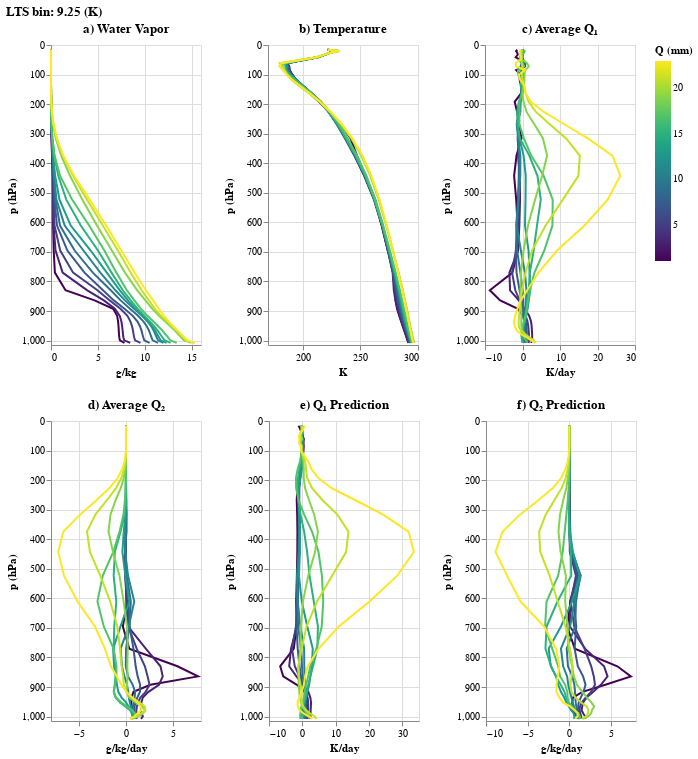

Notebook source saved alongside this figure:
### Markdown cell above
The apparent heating and moistening for Q=22 mm, but varying LTS.

### Code cell
ds = binned.isel(lts_bins=3)

chart = plot_line_by_key_altair(ds, 'path', c_title='Q (mm)',
                 title_fn=lambda x: f'LTS bin: {x.lts_bins.item()} (K)',
                 cmap='viridis', c_sort="ascending")
chart.save("vary_q.svg")
chart

### Figure 1 — Vega-Lite specification as saved in the notebook (floating-point values rounded to 4 significant figures; data arrays with more than 128 entries replaced by an {"elided": "..."} marker saying what was removed)
{"$schema": "https://vega.github.io/schema/vega-lite/v3.3.0.json", "config": {"mark": {"tooltip": null}, "view": {"height": 300, "width": 400}}, "data": {"name": "data-f449bce01cd59762abfb18e3c4168f2f"}, "datasets": {"data-f449bce01cd59762abfb18e3c4168f2f": {"elided": "408 records"}}, "title": "LTS bin: 9.25 (K)", "vconcat": [{"hconcat": [{"encoding": {"color": {"field": "path", "legend": {"title": "Q (mm)"}, "scale": {"scheme": "viridis"}, "sort": "ascending", "type": "quantitative"}, "order": {"field": "z", "type": "quantitative"}, "x": {"axis": {"title": "g/kg"}, "field": "QV", "type": "quantitative"}, "y": {"axis": {"title": "p (hPa)"}, "field": "p", "scale": {"domain": [1015, 0]}, "type": "quantitative"}}, "mark": "line", "title": "a) Water Vapor", "width": 150}, {"encoding": {"color": {"field": "path", "legend": {"title": "Q (mm)"}, "scale": {"scheme": "viridis"}, "sort": "ascending", "type": "quantitative"}, "order": {"field": "z", "type": "quantitative"}, "x": {"axis": {"title": "K"}, "field": "TABS", "type": "quantitative"}, "y": {"axis": {"title": "p (hPa)"}, "field": "p", "scale": {"domain": [1015, 0]}, "type": "quantitative"}}, "mark": "line", "title": "b) Temperature", "width": 150}, {"encoding": {"color": {"field": "path", "legend": {"title": "Q (mm)"}, "scale": {"scheme": "viridis"}, "sort": "ascending", "type": "quantitative"}, "order": {"field": "z", "type": "quantitative"}, "x": {"axis": {"title": "K/day"}, "field": "Q1", "type": "quantitative"}, "y": {"axis": {"title": "p (hPa)"}, "field": "p", "scale": {"domain": [1015, 0]}, "type": "quantitative"}}, "mark": "line", "title": "c) Average Q₁", "width": 150}]}, {"hconcat": [{"encoding": {"color": {"field": "path", "legend": {"title": "Q (mm)"}, "scale": {"scheme": "viridis"}, "sort": "ascending", "type": "quantitative"}, "order": {"field": "z", "type": "quantitative"}, "x": {"axis": {"title": "g/kg/day"}, "field": "Q2", "type": "quantitative"}, "y": {"axis": {"title": "p (hPa)"}, "field": "p", "scale": {"domain": [1015, 0]}, "type": "quantitative"}}, "mark": "line", "title": "d) Average Q₂", "width": 150}, {"encoding": {"color": {"field": "path", "legend": {"title": "Q (mm)"}, "scale": {"scheme": "viridis"}, "sort": "ascending", "type": "quantitative"}, "order": {"field": "z", "type": "quantitative"}, "x": {"axis": {"title": "K/day"}, "field": "Q1NN", "type": "quantitative"}, "y": {"axis": {"title": "p (hPa)"}, "field": "p", "scale": {"domain": [1015, 0]}, "type": "quantitative"}}, "mark": "line", "title": "e) Q₁ Prediction", "width": 150}, {"encoding": {"color": {"field": "path", "legend": {"title": "Q (mm)"}, "scale": {"scheme": "viridis"}, "sort": "ascending", "type": "quantitative"}, "order": {"field": "z", "type": "quantitative"}, "x": {"axis": {"title": "g/kg/day"}, "field": "Q2NN", "type": "quantitative"}, "y": {"axis": {"title": "p (hPa)"}, "field": "p", "scale": {"domain": [1015, 0]}, "type": "quantitative"}}, "mark": "line", "title": "f) Q₂ Prediction", "width": 150}]}]}
